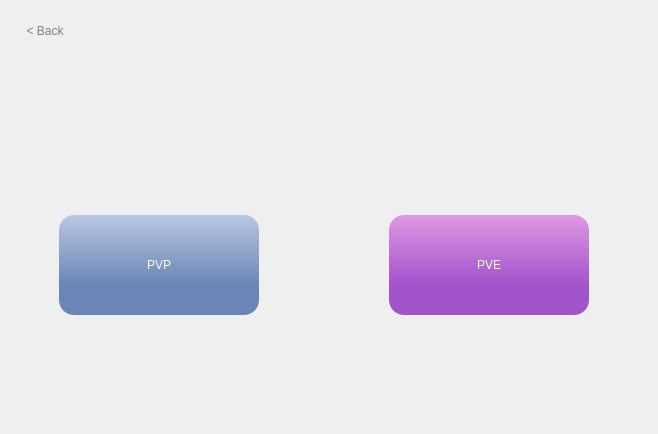
       <widget class="QWidget" name="VsPage">
        <layout class="QVBoxLayout" name="verticalLayout_6">
         <item>
          <layout class="QHBoxLayout" name="horizontalLayout_3">
           <property name="leftMargin">
            <number>15</number>
           </property>
           <property name="topMargin">
            <number>10</number>
           </property>
           <item>
            <widget class="QPushButton" name="back_3">
             <property name="styleSheet">
              <string notr="true">QPushButton
{
	color: grey;
	font: 300 15pt &quot;Montserrat&quot;;
	Background: rgba(0, 0, 0, 0);
	border: none;
}

QPushButton:hover
{
	font: 300 15pt &quot;Montserrat&quot;;
	color: rgb(90, 90, 90);
	Background: rgba(0, 0, 0, 0);
	border: none;
}

QPushButton:pressed
{
	font: 300 15pt &quot;Montserrat&quot;;
	color: rgb(36, 36, 36);
	Background: rgba(0, 0, 0, 0);
	border: none;
}</string>
             </property>
             <property name="text">
              <string>&lt; Back</string>
             </property>
            </widget>
           </item>
           <item>
            <spacer name="horizontalSpacer_9">
             <property name="orientation">
              <enum>Qt::Orientation::Horizontal</enum>
             </property>
             <property name="sizeHint" stdset="0">
              <size>
               <width>402</width>
               <height>20</height>
              </size>
             </property>
            </spacer>
           </item>
          </layout>
         </item>
         <item>
          <layout class="QGridLayout" name="gridLayout_4">
           <item row="0" column="1">
            <spacer name="verticalSpacer_8">
             <property name="orientation">
              <enum>Qt::Orientation::Vertical</enum>
             </property>
             <property name="sizeHint" stdset="0">
              <size>
               <width>17</width>
               <height>98</height>
              </size>
             </property>
            </spacer>
           </item>
           <item row="1" column="0">
            <spacer name="horizontalSpacer_8">
             <property name="orientation">
              <enum>Qt::Orientation::Horizontal</enum>
             </property>
             <property name="sizeHint" stdset="0">
              <size>
               <width>48</width>
               <height>69</height>
              </size>
             </property>
            </spacer>
           </item>
           <item row="1" column="1">
            <layout class="QHBoxLayout" name="horizontalLayout_2">
             <property name="spacing">
              <number>130</number>
             </property>
             <item>
              <layout class="QVBoxLayout" name="verticalLayout_4">
               <property name="spacing">
                <number>30</number>
               </property>
               <item>
                <widget class="QLabel" name="label_4">
                 <property name="minimumSize">
                  <size>
                   <width>74</width>
                   <height>40</height>
                  </size>
                 </property>
                 <property name="text">
                  <string/>
                 </property>
                 <property name="pixmap">
                  <pixmap resource="images.qrc">:/Logic/Graphics/Ready/PvP_icon.png</pixmap>
                 </property>
                </widget>
               </item>
               <item>
                <widget class="QPushButton" name="PVP">
                 <property name="minimumSize">
                  <size>
                   <width>200</width>
                   <height>100</height>
                  </size>
                 </property>
                 <property name="styleSheet">
                  <string notr="true">QPushButton
{
	border-radius:15px;
	background-color:qlineargradient(spread:pad, x1:0.5, y1:0, x2:0.5, y2:0.7, stop:0 rgba(186, 200, 224, 255), stop:1 rgba(106, 133, 182, 255));
	color: white;
	font: 700 40pt &quot;Montserrat&quot;;
	min-width: 200px;
	min-height: 100px;
}

QPushButton:hover
{
	border-radius:15px;
	background-color:rgba(186, 200, 224, 255);
	color: white;
	font: 700 40pt &quot;Montserrat&quot;;
	min-width: 200px;
	min-height: 100px;
}

QPushButton:pressed
{
	border-radius:15px;
	background-color:rgba(106, 133, 182, 255);
	color: white;
	font: 700 40pt &quot;Montserrat&quot;;
	min-width: 200px;
	min-height: 100px;
}</string>
                 </property>
                 <property name="text">
                  <string>PVP</string>
                 </property>
                </widget>
               </item>
              </layout>
             </item>
             <item>
              <layout class="QVBoxLayout" name="verticalLayout_5">
               <property name="spacing">
                <number>30</number>
               </property>
               <item>
                <widget class="QLabel" name="label_5">
                 <property name="minimumSize">
                  <size>
                   <width>74</width>
                   <height>40</height>
                  </size>
                 </property>
                 <property name="text">
                  <string/>
                 </property>
                 <property name="pixmap">
                  <pixmap resource="images.qrc">:/Logic/Graphics/Ready/PvE_icon.png</pixmap>
                 </property>
                </widget>
               </item>
               <item>
                <widget class="QPushButton" name="PVE">
                 <property name="minimumSize">
                  <size>
                   <width>200</width>
                   <height>100</height>
                  </size>
                 </property>
                 <property name="styleSheet">
                  <string notr="true">QPushButton
{
	border-radius:15px;
	background-color: qlineargradient(spread:pad, x1:0.5, y1:0, x2:0.5, y2:0.7, stop:0 rgba(222, 152, 227, 255), stop:1 rgba(162, 84, 204, 255));
	color: white;
	font: 700 40pt &quot;Montserrat&quot;;
	min-width: 200px;
	min-height: 100px;
}

QPushButton:hover
{
	border-radius:15px;
	background-color: rgba(222, 152, 227, 255);
	color: white;
	font: 700 40pt &quot;Montserrat&quot;;
	min-width: 200px;
	min-height: 100px;
}

QPushButton:pressed
{
	border-radius:15px;
	background-color: rgba(162, 84, 204, 255);
	color: white;
	font: 700 40pt &quot;Montserrat&quot;;
	min-width: 200px;
	min-height: 100px;
}</string>
                 </property>
                 <property name="text">
                  <string>PVE</string>
                 </property>
                </widget>
               </item>
              </layout>
             </item>
            </layout>
           </item>
           <item row="1" column="2">
            <spacer name="horizontalSpacer_10">
             <property name="orientation">
              <enum>Qt::Orientation::Horizontal</enum>
             </property>
             <property name="sizeHint" stdset="0">
              <size>
               <width>58</width>
               <height>69</height>
              </size>
             </property>
            </spacer>
           </item>
           <item row="2" column="1">
            <spacer name="verticalSpacer_9">
             <property name="orientation">
              <enum>Qt::Orientation::Vertical</enum>
             </property>
             <property name="sizeHint" stdset="0">
              <size>
               <width>17</width>
               <height>108</height>
              </size>
             </property>
            </spacer>
           </item>
          </layout>
         </item>
        </layout>
       </widget>
